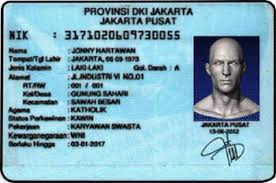
#> input picture image.jfif, 276 x 183 px
$ python main.py
#> lines starting #> are read from the running program, lines starting #| are printed output that depends on the picture
try:
    from PIL import Image
except ImportError:
    import Image
import cv2
import pytesseract

img = cv2.imread("image.jfif")
#> img is the input picture: shape (183, 276, 3); mean B, G, R 185.3, 170.6, 129.9
gray = cv2.cvtColor(img, cv2.COLOR_BGR2GRAY)
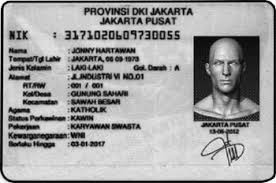
#> gray: shape (183, 276); min 0, max 255, mean 160.1

_, thres = cv2.threshold(gray, 127, 255, cv2.THRESH_TRUNC)
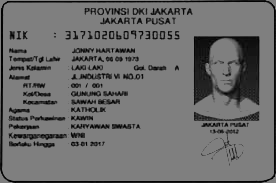
#> thres: shape (183, 276); min 0, max 127, mean 108.4

print(pytesseract.image_to_string(thres, lang="ind").encode('utf-8'))
#> (this line was passed over: pytesseract is not available in this run)
